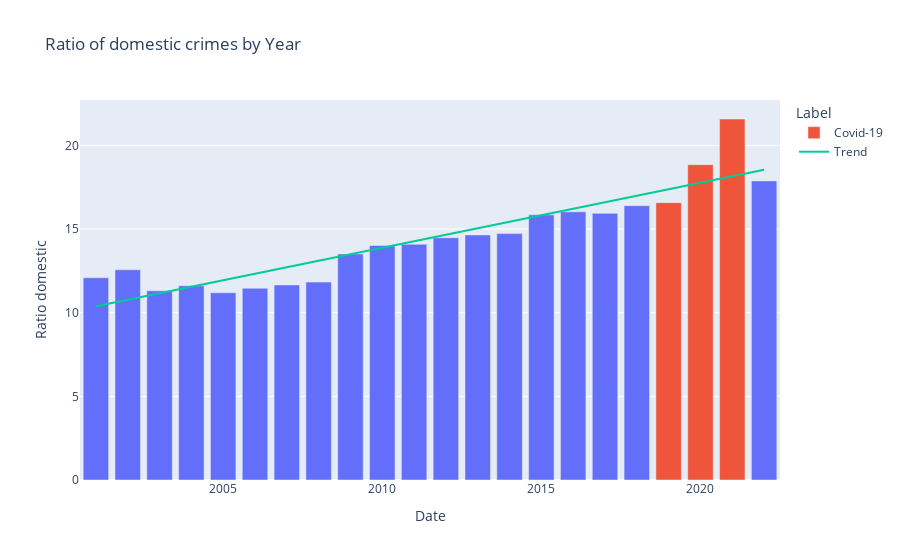

Write notebook code for a chart like this one.
### Code cell
fig = px.bar(df_grouped, x='Date', y='Ratio domestic', color = "Label",
             title='Ratio of domestic crimes by Year')

# Fit a trend line
z = np.polyfit(df_grouped['Date'], df_grouped['Ratio domestic'], 1)
p = np.poly1d(z)

fig.add_trace(go.Scatter(x=df_grouped['Date'], y=p(df_grouped['Date']), mode='lines', line=dict(shape='spline'), name='Trend'))


fig.show()

### Figure 1 — Plotly figure (JSON) as saved in the notebook; plotly's stock layout.template omitted (floating-point values rounded to 4 significant figures)
{"data": [{"alignmentgroup": "True", "hovertemplate": "Label=<br>Date=%{x}<br>Ratio domestic=%{y}<extra></extra>", "legendgroup": "", "marker": {"color": "#636efa", "pattern": {"shape": ""}}, "name": "", "offsetgroup": "", "orientation": "v", "showlegend": false, "textposition": "auto", "type": "bar", "x": [2001, 2002, 2003, 2004, 2005, 2006, 2007, 2008, 2009, 2010, 2011, 2012, 2013, 2014, 2015, 2016, 2017, 2018, 2022], "xaxis": "x", "y": [12.09, 12.57, 11.31, 11.61, 11.19, 11.46, 11.66, 11.83, 13.51, 14.02, 14.09, 14.48, 14.65, 14.73, 15.85, 16.03, 15.94, 16.4, 17.88], "yaxis": "y"}, {"alignmentgroup": "True", "hovertemplate": "Label=Covid-19<br>Date=%{x}<br>Ratio domestic=%{y}<extra></extra>", "legendgroup": "Covid-19", "marker": {"color": "#EF553B", "pattern": {"shape": ""}}, "name": "Covid-19", "offsetgroup": "Covid-19", "orientation": "v", "showlegend": true, "textposition": "auto", "type": "bar", "x": [2019, 2020, 2021], "xaxis": "x", "y": [16.58, 18.85, 21.58], "yaxis": "y"}, {"line": {"shape": "spline"}, "mode": "lines", "name": "Trend", "type": "scatter", "x": [2001, 2002, 2003, 2004, 2005, 2006, 2007, 2008, 2009, 2010, 2011, 2012, 2013, 2014, 2015, 2016, 2017, 2018, 2019, 2020, 2021, 2022], "y": [10.39, 10.78, 11.16, 11.55, 11.94, 12.33, 12.72, 13.11, 13.5, 13.89, 14.27, 14.66, 15.05, 15.44, 15.83, 16.22, 16.61, 17.0, 17.38, 17.77, 18.16, 18.55]}], "layout": {"barmode": "relative", "legend": {"title": {"text": "Label"}, "tracegroupgap": 0}, "title": {"text": "Ratio of domestic crimes by Year"}, "xaxis": {"anchor": "y", "domain": [0, 1], "title": {"text": "Date"}}, "yaxis": {"anchor": "x", "domain": [0, 1], "title": {"text": "Ratio domestic"}}}}
